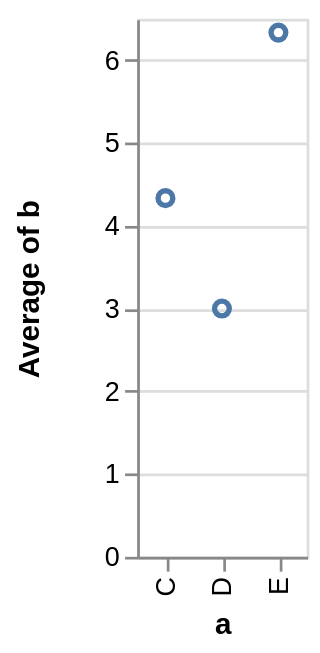

Write the Vega-Lite specification saved for this chart.
### Vega specification from a JSON file in a GitHub repository (floating-point values rounded to 4 significant figures)
{"$schema": "https://vega.github.io/schema/vega/v3.0.json", "autosize": "pad", "padding": 5, "height": 200, "style": "cell", "data": [{"name": "source_0", "values": [{"a": "C", "b": 2}, {"a": "C", "b": 7}, {"a": "C", "b": 4}, {"a": "D", "b": 1}, {"a": "D", "b": 2}, {"a": "D", "b": 6}, {"a": "E", "b": 8}, {"a": "E", "b": 4}, {"a": "E", "b": 7}]}, {"name": "data_0", "source": "source_0", "transform": [{"type": "formula", "expr": "toNumber(datum[\"b\"])", "as": "b"}, {"type": "aggregate", "groupby": ["a"], "ops": ["average"], "fields": ["b"], "as": ["average_b"]}]}], "signals": [{"name": "x_step", "value": 21}, {"name": "width", "update": "bandspace(domain('x').length, 1, 0.5) * x_step"}], "marks": [{"name": "marks", "type": "symbol", "style": ["point"], "from": {"data": "data_0"}, "encode": {"update": {"x": {"scale": "x", "field": "a"}, "y": {"scale": "y", "field": "average_b"}, "stroke": {"value": "#4c78a8"}, "fill": {"value": "transparent"}}}}], "scales": [{"name": "x", "type": "point", "domain": {"data": "data_0", "field": "a", "sort": true}, "range": {"step": {"signal": "x_step"}}, "padding": 0.5}, {"name": "y", "type": "linear", "domain": {"data": "data_0", "field": "average_b"}, "range": [{"signal": "height"}, 0], "nice": true, "zero": true}], "axes": [{"scale": "x", "orient": "bottom", "title": "a", "zindex": 1, "encode": {"labels": {"update": {"angle": {"value": 270}, "align": {"value": "right"}, "baseline": {"value": "middle"}}}}}, {"scale": "y", "orient": "left", "labelOverlap": true, "tickCount": {"signal": "ceil(height/40)"}, "title": "Average of b", "zindex": 1}, {"scale": "y", "orient": "left", "domain": false, "grid": true, "labels": false, "maxExtent": 0, "minExtent": 0, "tickCount": {"signal": "ceil(height/40)"}, "ticks": false, "zindex": 0, "gridScale": "x"}], "config": {"axis": {"titlePadding": 5}, "axisY": {"minExtent": 30}}}
